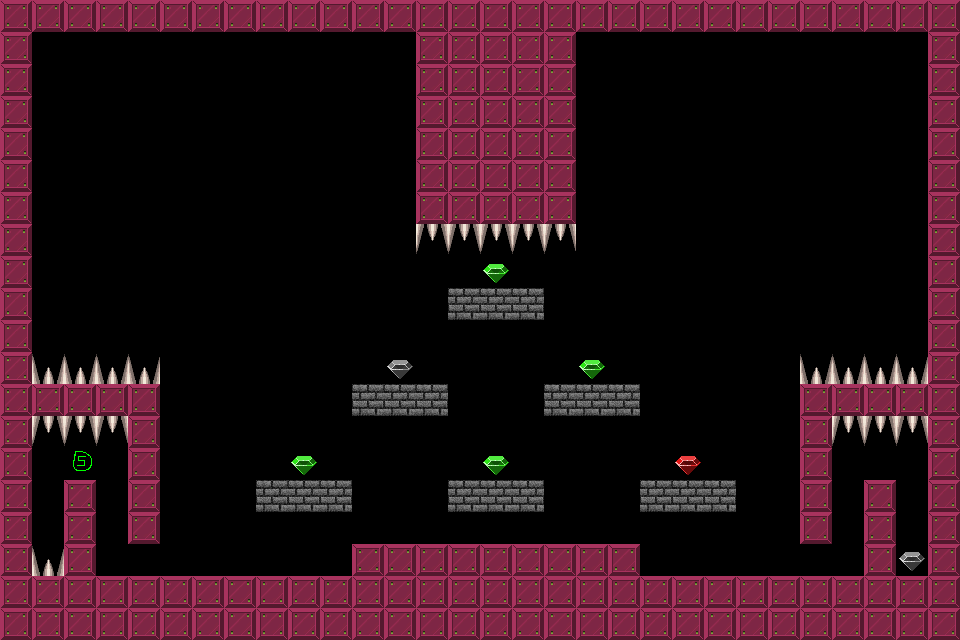

Below is a game level as drawn by its tile map, then a one-line description and the .tmx that defines it (tile-layer data replaced by summaries):
An orthogonal 30x20 tile map with 32x32 px tiles, 1 tile layer (Tile Layer 1).

<map version="1.0" orientation="orthogonal" width="30" height="20" tilewidth="32" tileheight="32">
 <tileset firstgid="1" name="brick-1" tilewidth="32" tileheight="32">
  <image source="brick-1.png" width="128" height="128" />
  <tile id="0">
   <properties>
    <property name="components" value="Platform" />
   </properties>
  </tile>
  <tile id="1">
   <properties>
    <property name="components" value="PlayerStart" />
   </properties>
  </tile>
  <tile id="2">
   <properties>
    <property name="components" value="Spikes, Deadly" />
   </properties>
  </tile>
  <tile id="3">
   <properties>
    <property name="components" value="Gem" />
   </properties>
  </tile>
  <tile id="4">
   <properties>
    <property name="components" value="Spikes, Deadly" />
   </properties>
  </tile>
  <tile id="5">
   <properties>
    <property name="components" value="Stone, Pushable, Platform" />
   </properties>
  </tile>
  <tile id="6">
   <properties>
    <property name="components" value="Gem, PowerUp" />
   </properties>
  </tile>
  <tile id="7">
   <properties>
    <property name="components" value="Gem, PowerDown" />
   </properties>
  </tile>
  <tile id="8">
   <properties>
    <property name="components" value="AntiStone" />
   </properties>
  </tile>
  <tile id="9">
   <properties>
    <property name="components" value="CrumbleBrick" />
   </properties>
  </tile>
 </tileset>
 <layer name="Tile Layer 1" width="30" height="20">
  <data>[600 cells, 231 non-empty, 8 distinct tile ids]</data>
 </layer>
</map>
